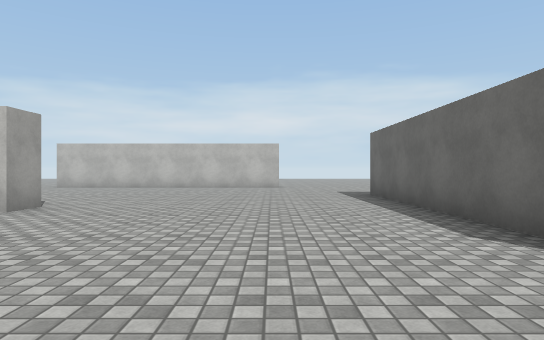
View 1 (above)

24 first-person views from a walk through a scene from a Unity 3-D project. The camera is 1.2 m above the floor, looks level and sees 75° across. The floor is counted in squares, 2 m on a side. Each view is taken from the middle of a square. On the plan, view 1 faces up. The plan holds only what a view shows up to about 10 squares ahead; the rest is blank. The place goes on beyond the plan. The player character is not drawn. Surface patterns are stand-ins for the level's own textures.

View 2
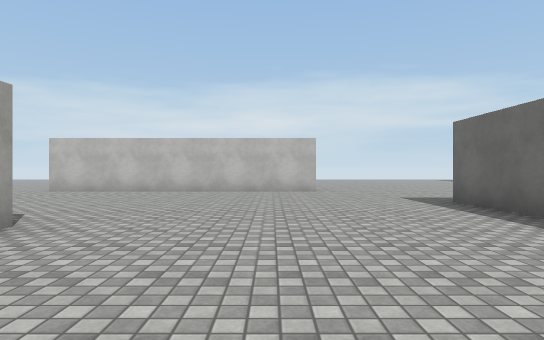

View 3
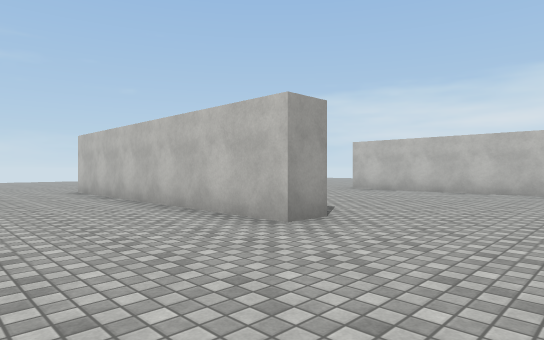

View 4
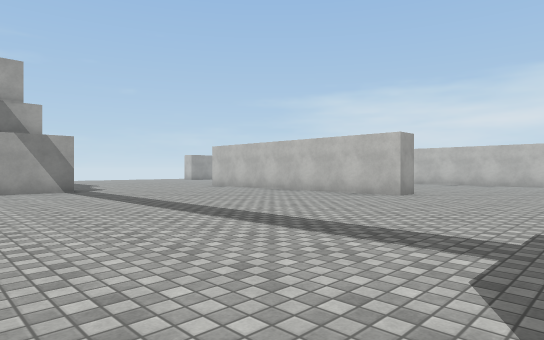

View 5
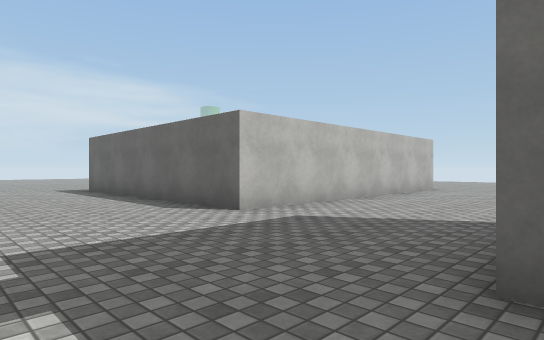

View 6
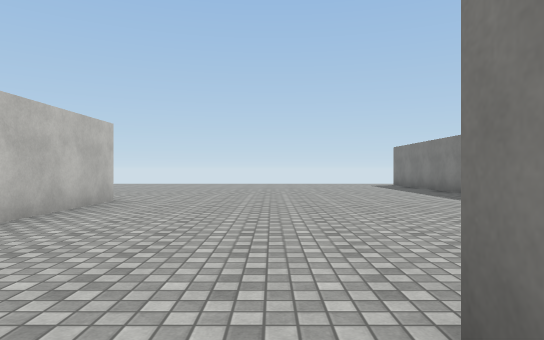

View 7
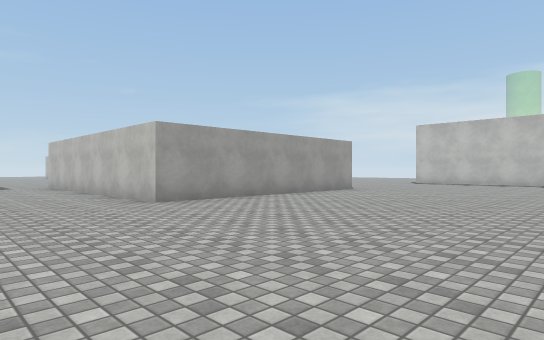

View 8
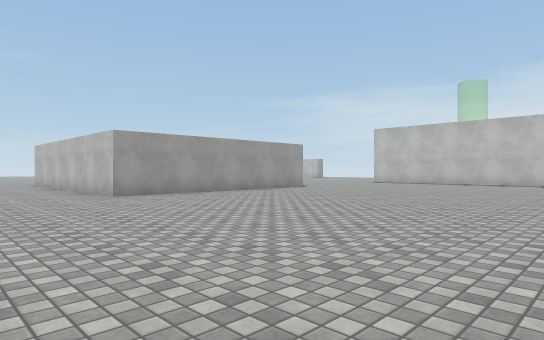

View 9
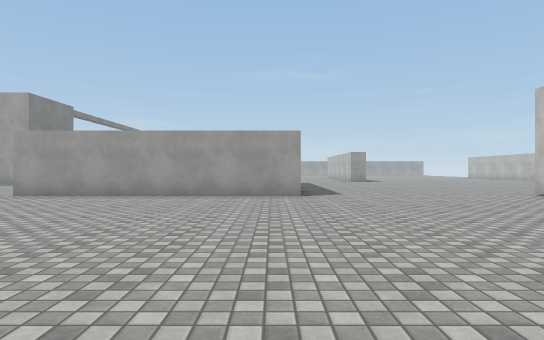

View 10
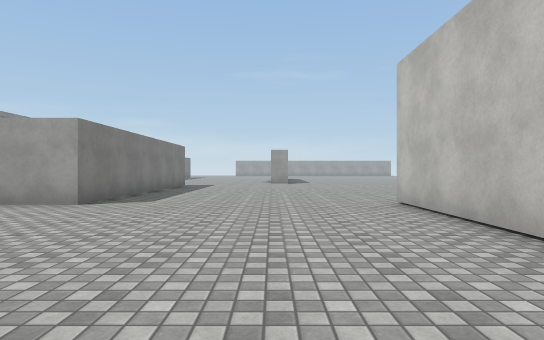

View 11
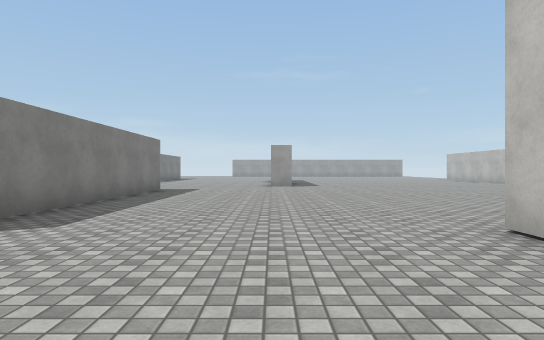

View 12
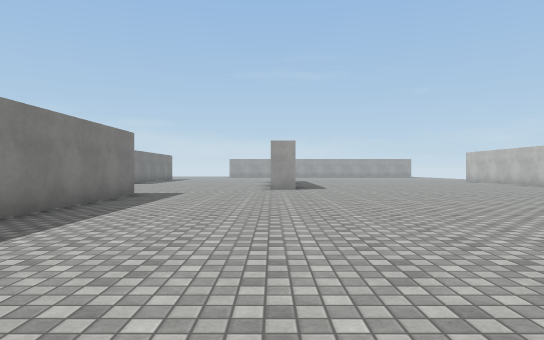

View 13
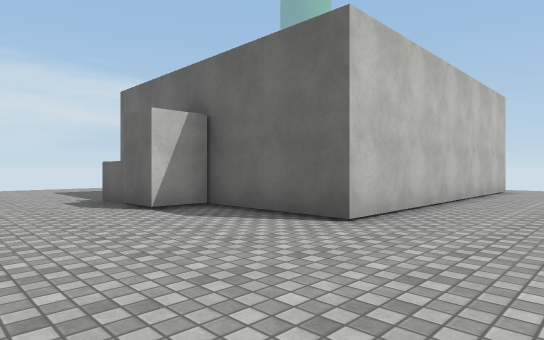

View 14
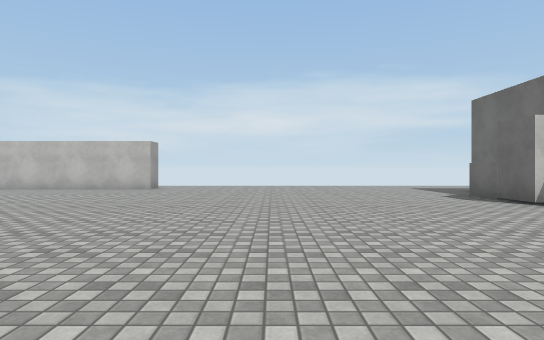

View 15
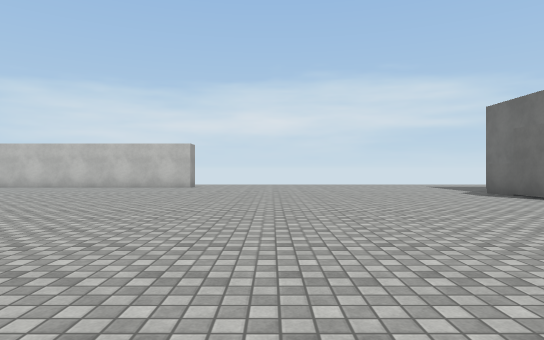

View 16
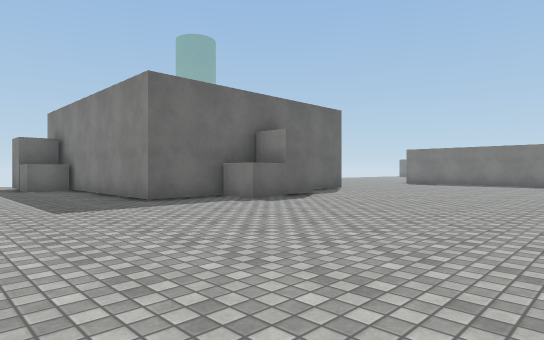

View 17
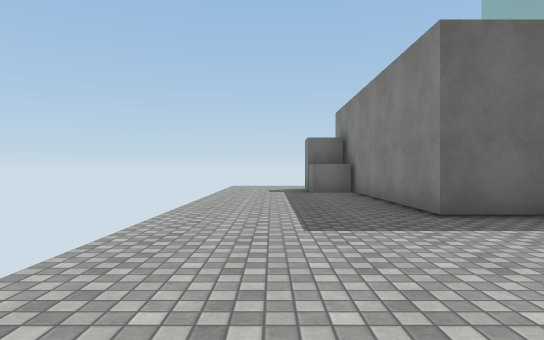

View 18
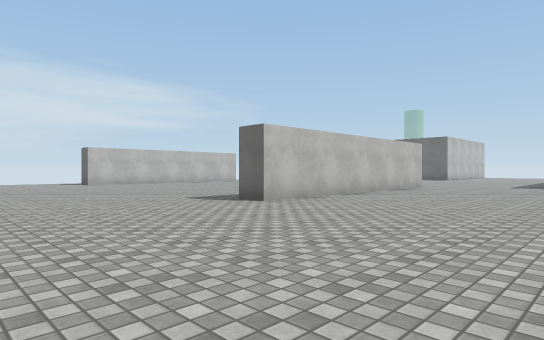

View 19
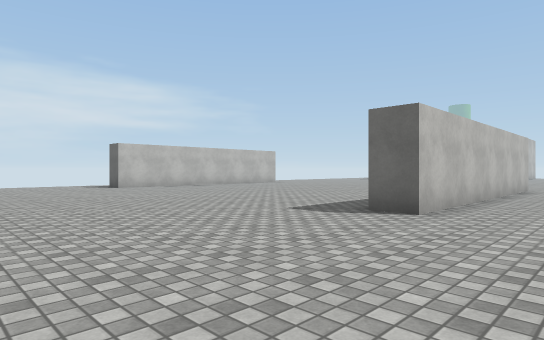

View 20
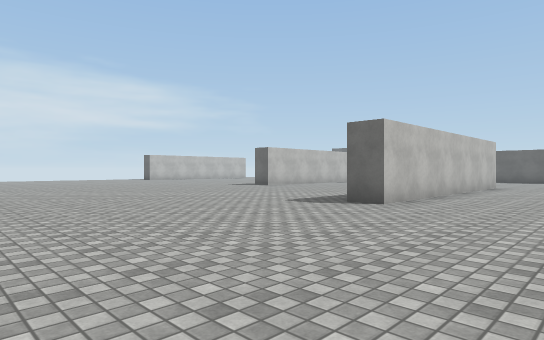

View 21
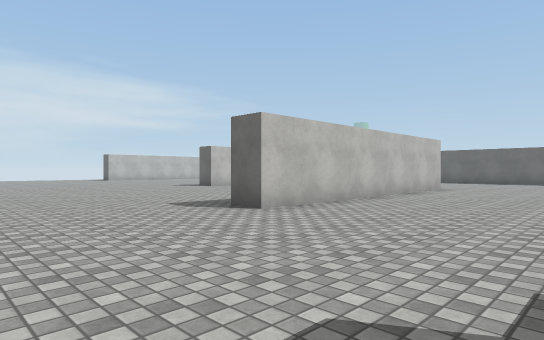

View 22
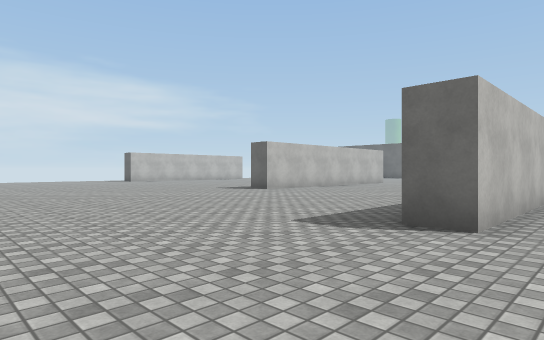

View 23
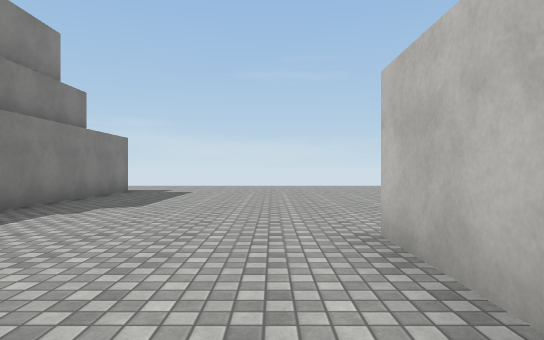

View 24
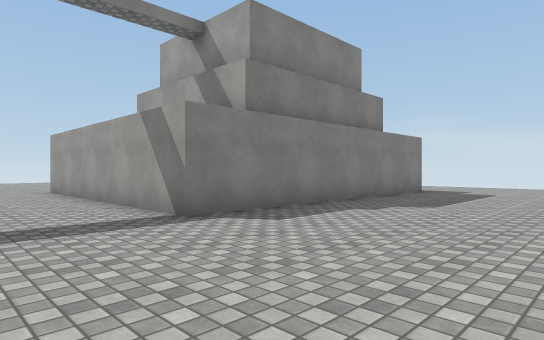

### Floor plan
Points are (right, up) in squares from view 1. A wall is a line through its corners. A room is listed if a view was taken in it or the views show most of it. See-through windows are left out.
Room 1 (views 1, 2, 3, 4, 5, 6, 7, 8, 9, 10, 11, 12, 13, 14, 15, 16, 17, 18, 19, 20, 21, 22, 23, 24)
walls: (0.2, 12) (-7.3, 12) (-7.3, 12.8); (2.4, 8.7) (9.9, 8.7) (9.9, 2.1) (2.4, 2.1) (2.4, 8.7); (-3.7, 5.8) (-3.7, 5) (-11.2, 5) (-11.2, 5.8); (8.5, 18.1) (9.5, 18.1) (9.5, 20.8) (15, 20.8); (3.6, -1.6) (4.1, -1.6); (14.2, 20.9) (14.2, 21.9); (17.1, 14.3) (9.5, 14.3) (9.5, 17.1) (8.5, 17.1) (8.5, 19.1) (9.5, 19.1); (-18, 0) (-10.4, 0) (-10.4, -3.5)
ways out: opening at (15.5, 23.5)

Positions as (right, up) in squares from view 1, and headings:
1: (0, 0), facing up
2: (-1, 2), facing up
3: (-1, 2), facing up-left
4: (0, -3), facing up-left
5: (-1, -2), facing up-right
6: (3, -1), facing right
7: (16, -1), facing up-left
8: (18, -1), facing up-left
9: (18, 8), facing left
10: (16, 12), facing left
11: (13, 12), facing left
12: (11, 12), facing left
13: (6, 12), facing up-right
14: (4, 11), facing up
15: (3, 10), facing up
16: (3, 24), facing down-right
17: (5, 23), facing right
18: (-12, 7), facing up-right
19: (-12, 10), facing up-right
20: (-17, 2), facing up-right
21: (-15, 1), facing up-right
22: (-15, 4), facing up-right
23: (-8, 4), facing left
24: (-8, 4), facing down-left
